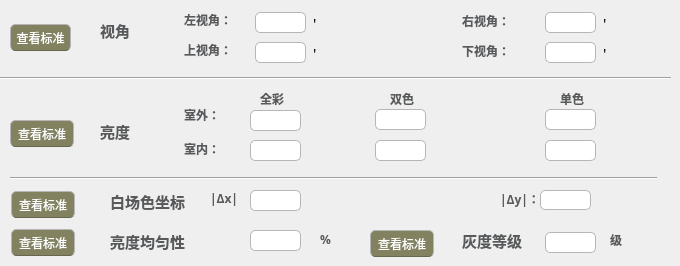
    <widget class="QWidget" name="tab_5">
     <property name="styleSheet">
      <string notr="true"/>
     </property>
     <attribute name="title">
      <string>舒适度评价</string>
     </attribute>
     <widget class="QLabel" name="Indoor_3">
      <property name="geometry">
       <rect>
        <x>184</x>
        <y>140</y>
        <width>48</width>
        <height>18</height>
       </rect>
      </property>
      <property name="font">
       <font>
        <family>Agency FB</family>
        <weight>75</weight>
        <bold>true</bold>
       </font>
      </property>
      <property name="styleSheet">
       <string notr="true">border-radius:0px;
color:#57595B;
background:none;
border-style:none;</string>
      </property>
      <property name="text">
       <string>室内：</string>
      </property>
     </widget>
     <widget class="QLabel" name="y_3">
      <property name="geometry">
       <rect>
        <x>500</x>
        <y>190</y>
        <width>35</width>
        <height>18</height>
       </rect>
      </property>
      <property name="font">
       <font>
        <family>Agency FB</family>
        <weight>75</weight>
        <bold>true</bold>
       </font>
      </property>
      <property name="styleSheet">
       <string notr="true">border-radius:0px;
color:#57595B;
background:none;
border-style:none;</string>
      </property>
      <property name="text">
       <string>|Δy|：</string>
      </property>
     </widget>
     <widget class="QLineEdit" name="lineEdit_22">
      <property name="geometry">
       <rect>
        <x>250</x>
        <y>140</y>
        <width>51</width>
        <height>21</height>
       </rect>
      </property>
      <property name="maximumSize">
       <size>
        <width>51</width>
        <height>21</height>
       </size>
      </property>
      <property name="styleSheet">
       <string notr="true">border:1px solid #B6B6B6;
background-color: rgb(255, 255, 255);
border-radius:5px;</string>
      </property>
     </widget>
     <widget class="QLineEdit" name="lineEdit_16">
      <property name="geometry">
       <rect>
        <x>545</x>
        <y>12</y>
        <width>51</width>
        <height>21</height>
       </rect>
      </property>
      <property name="maximumSize">
       <size>
        <width>51</width>
        <height>21</height>
       </size>
      </property>
      <property name="styleSheet">
       <string notr="true">border:1px solid #B6B6B6;
background-color: rgb(255, 255, 255);
border-radius:5px;</string>
      </property>
     </widget>
     <widget class="Line" name="line_6">
      <property name="geometry">
       <rect>
        <x>10</x>
        <y>170</y>
        <width>647</width>
        <height>16</height>
       </rect>
      </property>
      <property name="orientation">
       <enum>Qt::Horizontal</enum>
      </property>
     </widget>
     <widget class="QLabel" name="x_3">
      <property name="geometry">
       <rect>
        <x>210</x>
        <y>190</y>
        <width>31</width>
        <height>16</height>
       </rect>
      </property>
      <property name="font">
       <font>
        <family>Agency FB</family>
        <weight>75</weight>
        <bold>true</bold>
       </font>
      </property>
      <property name="styleSheet">
       <string notr="true">border-radius:0px;
color:#57595B;
background:none;
border-style:none;</string>
      </property>
      <property name="text">
       <string>|Δx|：</string>
      </property>
     </widget>
     <widget class="QPushButton" name="pBViewWhieStan">
      <property name="geometry">
       <rect>
        <x>11</x>
        <y>191</y>
        <width>64</width>
        <height>27</height>
       </rect>
      </property>
      <property name="styleSheet">
       <string notr="true">border-style:none;
background-color: rgb(188, 188, 141);
background-color: rgb(130, 130, 97);
border:1px solid #B6B6B6;
color:#57595B;
color: rgb(255, 255, 255);
padding:5px;
border-bottom-color: rgb(103, 103, 77);
min-height:15px;
border-radius:5px;
font: 8pt &quot;华文中宋&quot;;</string>
      </property>
      <property name="text">
       <string>查看标准</string>
      </property>
     </widget>
     <widget class="QLabel" name="LBlumUni_3">
      <property name="geometry">
       <rect>
        <x>110</x>
        <y>230</y>
        <width>95</width>
        <height>22</height>
       </rect>
      </property>
      <property name="font">
       <font>
        <family>Agency FB</family>
        <pointsize>11</pointsize>
        <weight>75</weight>
        <bold>true</bold>
       </font>
      </property>
      <property name="styleSheet">
       <string notr="true">border-radius:0px;
color:#57595B;
background:none;
border-style:none;</string>
      </property>
      <property name="text">
       <string>亮度均匀性</string>
      </property>
     </widget>
     <widget class="QLabel" name="label_12">
      <property name="geometry">
       <rect>
        <x>313</x>
        <y>41</y>
        <width>16</width>
        <height>23</height>
       </rect>
      </property>
      <property name="font">
       <font>
        <family>Agency FB</family>
        <pointsize>11</pointsize>
        <weight>50</weight>
        <bold>false</bold>
       </font>
      </property>
      <property name="text">
       <string>'</string>
      </property>
      <property name="textFormat">
       <enum>Qt::PlainText</enum>
      </property>
     </widget>
     <widget class="QLineEdit" name="lineEdit_26">
      <property name="geometry">
       <rect>
        <x>540</x>
        <y>190</y>
        <width>51</width>
        <height>20</height>
       </rect>
      </property>
      <property name="maximumSize">
       <size>
        <width>51</width>
        <height>21</height>
       </size>
      </property>
      <property name="styleSheet">
       <string notr="true">border:1px solid #B6B6B6;
background-color: rgb(255, 255, 255);
border-radius:5px;</string>
      </property>
     </widget>
     <widget class="QLabel" name="label_34">
      <property name="geometry">
       <rect>
        <x>305</x>
        <y>105</y>
        <width>61</width>
        <height>31</height>
       </rect>
      </property>
      <property name="styleSheet">
       <string notr="true">image: url(:/new/prefix1/formula_1.png);</string>
      </property>
      <property name="text">
       <string/>
      </property>
     </widget>
     <widget class="QLabel" name="OneColor_3">
      <property name="geometry">
       <rect>
        <x>560</x>
        <y>90</y>
        <width>32</width>
        <height>18</height>
       </rect>
      </property>
      <property name="font">
       <font>
        <family>Agency FB</family>
        <weight>75</weight>
        <bold>true</bold>
       </font>
      </property>
      <property name="styleSheet">
       <string notr="true">border-radius:0px;
color:#57595B;
background:none;
border-style:none;</string>
      </property>
      <property name="text">
       <string>单色</string>
      </property>
     </widget>
     <widget class="QLineEdit" name="lineEdit_15">
      <property name="geometry">
       <rect>
        <x>255</x>
        <y>12</y>
        <width>51</width>
        <height>21</height>
       </rect>
      </property>
      <property name="minimumSize">
       <size>
        <width>51</width>
        <height>21</height>
       </size>
      </property>
      <property name="maximumSize">
       <size>
        <width>51</width>
        <height>21</height>
       </size>
      </property>
      <property name="styleSheet">
       <string notr="true">border:1px solid #B6B6B6;
background-color: rgb(255, 255, 255);
border-radius:5px;</string>
      </property>
     </widget>
     <widget class="QLineEdit" name="lineEdit_18">
      <property name="geometry">
       <rect>
        <x>545</x>
        <y>42</y>
        <width>51</width>
        <height>21</height>
       </rect>
      </property>
      <property name="maximumSize">
       <size>
        <width>51</width>
        <height>21</height>
       </size>
      </property>
      <property name="styleSheet">
       <string notr="true">border:1px solid #B6B6B6;
background-color: rgb(255, 255, 255);
border-radius:5px;</string>
      </property>
     </widget>
     <widget class="QLabel" name="label_13">
      <property name="geometry">
       <rect>
        <x>603</x>
        <y>41</y>
        <width>16</width>
        <height>23</height>
       </rect>
      </property>
      <property name="font">
       <font>
        <family>Agency FB</family>
        <pointsize>11</pointsize>
        <weight>50</weight>
        <bold>false</bold>
       </font>
      </property>
      <property name="text">
       <string>'</string>
      </property>
      <property name="textFormat">
       <enum>Qt::PlainText</enum>
      </property>
     </widget>
     <widget class="QLineEdit" name="lineEdit_19">
      <property name="geometry">
       <rect>
        <x>250</x>
        <y>110</y>
        <width>51</width>
        <height>21</height>
       </rect>
      </property>
      <property name="maximumSize">
       <size>
        <width>51</width>
        <height>21</height>
       </size>
      </property>
      <property name="styleSheet">
       <string notr="true">border:1px solid #B6B6B6;
background-color: rgb(255, 255, 255);
border-radius:5px;</string>
      </property>
     </widget>
     <widget class="QLabel" name="TwoColor_3">
      <property name="geometry">
       <rect>
        <x>390</x>
        <y>90</y>
        <width>32</width>
        <height>18</height>
       </rect>
      </property>
      <property name="font">
       <font>
        <family>Agency FB</family>
        <weight>75</weight>
        <bold>true</bold>
       </font>
      </property>
      <property name="styleSheet">
       <string notr="true">border-radius:0px;
color:#57595B;
background:none;
border-style:none;</string>
      </property>
      <property name="text">
       <string>双色</string>
      </property>
     </widget>
     <widget class="QLineEdit" name="lineEdit_20">
      <property name="geometry">
       <rect>
        <x>375</x>
        <y>109</y>
        <width>51</width>
        <height>21</height>
       </rect>
      </property>
      <property name="maximumSize">
       <size>
        <width>51</width>
        <height>21</height>
       </size>
      </property>
      <property name="styleSheet">
       <string notr="true">border:1px solid #B6B6B6;
background-color: rgb(255, 255, 255);
border-radius:5px;</string>
      </property>
     </widget>
     <widget class="QLabel" name="DownView_3">
      <property name="geometry">
       <rect>
        <x>462</x>
        <y>41</y>
        <width>73</width>
        <height>20</height>
       </rect>
      </property>
      <property name="font">
       <font>
        <family>Agency FB</family>
        <weight>75</weight>
        <bold>true</bold>
       </font>
      </property>
      <property name="styleSheet">
       <string notr="true">border-radius:0px;
color:#57595B;
background:none;
border-style:none;</string>
      </property>
      <property name="text">
       <string>下视角：</string>
      </property>
     </widget>
     <widget class="QLineEdit" name="lineEdit_21">
      <property name="geometry">
       <rect>
        <x>545</x>
        <y>109</y>
        <width>51</width>
        <height>21</height>
       </rect>
      </property>
      <property name="maximumSize">
       <size>
        <width>51</width>
        <height>21</height>
       </size>
      </property>
      <property name="styleSheet">
       <string notr="true">border:1px solid #B6B6B6;
background-color: rgb(255, 255, 255);
border-radius:5px;</string>
      </property>
     </widget>
     <widget class="QLineEdit" name="lineEdit_25">
      <property name="geometry">
       <rect>
        <x>250</x>
        <y>190</y>
        <width>51</width>
        <height>21</height>
       </rect>
      </property>
      <property name="maximumSize">
       <size>
        <width>51</width>
        <height>21</height>
       </size>
      </property>
      <property name="styleSheet">
       <string notr="true">border:1px solid #B6B6B6;
background-color: rgb(255, 255, 255);
border-radius:5px;</string>
      </property>
     </widget>
     <widget class="QLineEdit" name="lineEdit_23">
      <property name="geometry">
       <rect>
        <x>375</x>
        <y>140</y>
        <width>51</width>
        <height>21</height>
       </rect>
      </property>
      <property name="maximumSize">
       <size>
        <width>51</width>
        <height>21</height>
       </size>
      </property>
      <property name="styleSheet">
       <string notr="true">border:1px solid #B6B6B6;
background-color: rgb(255, 255, 255);
border-radius:5px;</string>
      </property>
     </widget>
     <widget class="QLabel" name="FullColor_3">
      <property name="geometry">
       <rect>
        <x>260</x>
        <y>90</y>
        <width>32</width>
        <height>18</height>
       </rect>
      </property>
      <property name="font">
       <font>
        <family>Agency FB</family>
        <weight>75</weight>
        <bold>true</bold>
       </font>
      </property>
      <property name="styleSheet">
       <string notr="true">border-radius:0px;
color:#57595B;
background:none;
border-style:none;</string>
      </property>
      <property name="text">
       <string>全彩</string>
      </property>
     </widget>
     <widget class="QLabel" name="LeftView_3">
      <property name="geometry">
       <rect>
        <x>184</x>
        <y>11</y>
        <width>64</width>
        <height>18</height>
       </rect>
      </property>
      <property name="font">
       <font>
        <family>Agency FB</family>
        <weight>75</weight>
        <bold>true</bold>
       </font>
      </property>
      <property name="styleSheet">
       <string notr="true">border-radius:0px;
color:#57595B;
background:none;
border-style:none;</string>
      </property>
      <property name="text">
       <string>左视角：</string>
      </property>
     </widget>
     <widget class="QLabel" name="label_14">
      <property name="geometry">
       <rect>
        <x>603</x>
        <y>11</y>
        <width>16</width>
        <height>23</height>
       </rect>
      </property>
      <property name="font">
       <font>
        <family>Agency FB</family>
        <pointsize>11</pointsize>
        <weight>50</weight>
        <bold>false</bold>
       </font>
      </property>
      <property name="text">
       <string>'</string>
      </property>
      <property name="textFormat">
       <enum>Qt::PlainText</enum>
      </property>
     </widget>
     <widget class="QLabel" name="RightView_3">
      <property name="geometry">
       <rect>
        <x>462</x>
        <y>11</y>
        <width>73</width>
        <height>20</height>
       </rect>
      </property>
      <property name="font">
       <font>
        <family>Agency FB</family>
        <weight>75</weight>
        <bold>true</bold>
       </font>
      </property>
      <property name="styleSheet">
       <string notr="true">border-radius:0px;
color:#57595B;
background:none;
border-style:none;</string>
      </property>
      <property name="text">
       <string>右视角：</string>
      </property>
     </widget>
     <widget class="QPushButton" name="pBLumStan">
      <property name="geometry">
       <rect>
        <x>10</x>
        <y>120</y>
        <width>64</width>
        <height>27</height>
       </rect>
      </property>
      <property name="styleSheet">
       <string notr="true">border-style:none;
background-color: rgb(188, 188, 141);
background-color: rgb(130, 130, 97);
border:1px solid #B6B6B6;
color:#57595B;
color: rgb(255, 255, 255);
padding:5px;
border-bottom-color: rgb(103, 103, 77);
min-height:15px;
border-radius:5px;
font: 8pt &quot;华文中宋&quot;;</string>
      </property>
      <property name="text">
       <string>查看标准</string>
      </property>
     </widget>
     <widget class="QLabel" name="Outdoor_3">
      <property name="geometry">
       <rect>
        <x>184</x>
        <y>106</y>
        <width>48</width>
        <height>18</height>
       </rect>
      </property>
      <property name="font">
       <font>
        <family>Agency FB</family>
        <weight>75</weight>
        <bold>true</bold>
       </font>
      </property>
      <property name="styleSheet">
       <string notr="true">border-radius:0px;
color:#57595B;
background:none;
border-style:none;</string>
      </property>
      <property name="text">
       <string>室外：</string>
      </property>
     </widget>
     <widget class="QLineEdit" name="lineEdit_17">
      <property name="geometry">
       <rect>
        <x>255</x>
        <y>42</y>
        <width>51</width>
        <height>21</height>
       </rect>
      </property>
      <property name="maximumSize">
       <size>
        <width>51</width>
        <height>21</height>
       </size>
      </property>
      <property name="styleSheet">
       <string notr="true">border:1px solid #B6B6B6;
background-color: rgb(255, 255, 255);
border-radius:5px;</string>
      </property>
     </widget>
     <widget class="QLabel" name="label_15">
      <property name="geometry">
       <rect>
        <x>313</x>
        <y>11</y>
        <width>16</width>
        <height>23</height>
       </rect>
      </property>
      <property name="font">
       <font>
        <family>Agency FB</family>
        <pointsize>11</pointsize>
        <weight>50</weight>
        <bold>false</bold>
       </font>
      </property>
      <property name="text">
       <string>'</string>
      </property>
      <property name="textFormat">
       <enum>Qt::PlainText</enum>
      </property>
     </widget>
     <widget class="QLabel" name="UpView_3">
      <property name="geometry">
       <rect>
        <x>184</x>
        <y>41</y>
        <width>64</width>
        <height>18</height>
       </rect>
      </property>
      <property name="font">
       <font>
        <family>Agency FB</family>
        <weight>75</weight>
        <bold>true</bold>
       </font>
      </property>
      <property name="styleSheet">
       <string notr="true">border-radius:0px;
color:#57595B;
background:none;
border-style:none;</string>
      </property>
      <property name="text">
       <string>上视角：</string>
      </property>
     </widget>
     <widget class="QLabel" name="LBCoordinate_9">
      <property name="geometry">
       <rect>
        <x>110</x>
        <y>190</y>
        <width>95</width>
        <height>22</height>
       </rect>
      </property>
      <property name="font">
       <font>
        <family>Agency FB</family>
        <pointsize>11</pointsize>
        <weight>75</weight>
        <bold>true</bold>
       </font>
      </property>
      <property name="styleSheet">
       <string notr="true">border-radius:0px;
color:#57595B;
background:none;
border-style:none;</string>
      </property>
      <property name="text">
       <string>白场色坐标</string>
      </property>
     </widget>
     <widget class="QLineEdit" name="lineEdit_24">
      <property name="geometry">
       <rect>
        <x>545</x>
        <y>140</y>
        <width>51</width>
        <height>21</height>
       </rect>
      </property>
      <property name="maximumSize">
       <size>
        <width>51</width>
        <height>21</height>
       </size>
      </property>
      <property name="styleSheet">
       <string notr="true">border:1px solid #B6B6B6;
background-color: rgb(255, 255, 255);
border-radius:5px;</string>
      </property>
     </widget>
     <widget class="QLabel" name="LBView_3">
      <property name="geometry">
       <rect>
        <x>100</x>
        <y>20</y>
        <width>38</width>
        <height>21</height>
       </rect>
      </property>
      <property name="font">
       <font>
        <family>Agency FB</family>
        <pointsize>11</pointsize>
        <weight>75</weight>
        <bold>true</bold>
       </font>
      </property>
      <property name="styleSheet">
       <string notr="true">border-radius:0px;
color:#57595B;
background:none;
border-style:none;</string>
      </property>
      <property name="text">
       <string>视角</string>
      </property>
     </widget>
     <widget class="QPushButton" name="pBViewStan">
      <property name="geometry">
       <rect>
        <x>10</x>
        <y>24</y>
        <width>61</width>
        <height>27</height>
       </rect>
      </property>
      <property name="styleSheet">
       <string notr="true">border-style:none;
background-color: rgb(188, 188, 141);
background-color: rgb(130, 130, 97);
border:1px solid #B6B6B6;
color:#57595B;
color: rgb(255, 255, 255);
padding:5px;
border-bottom-color: rgb(103, 103, 77);
min-height:15px;
border-radius:5px;
font: 8pt &quot;华文中宋&quot;;</string>
      </property>
      <property name="text">
       <string>查看标准</string>
      </property>
     </widget>
     <widget class="QLabel" name="LBBright_3">
      <property name="geometry">
       <rect>
        <x>100</x>
        <y>120</y>
        <width>38</width>
        <height>22</height>
       </rect>
      </property>
      <property name="font">
       <font>
        <family>Agency FB</family>
        <pointsize>11</pointsize>
        <weight>75</weight>
        <bold>true</bold>
       </font>
      </property>
      <property name="styleSheet">
       <string notr="true">border-radius:0px;
color:#57595B;
background:none;
border-style:none;</string>
      </property>
      <property name="text">
       <string>亮度</string>
      </property>
     </widget>
     <widget class="QLabel" name="label_39">
      <property name="geometry">
       <rect>
        <x>610</x>
        <y>230</y>
        <width>20</width>
        <height>20</height>
       </rect>
      </property>
      <property name="font">
       <font>
        <family>Agency FB</family>
        <weight>75</weight>
        <bold>true</bold>
       </font>
      </property>
      <property name="styleSheet">
       <string notr="true">border-radius:0px;
color:#57595B;
background:none;
border-style:none;</string>
      </property>
      <property name="text">
       <string>级</string>
      </property>
     </widget>
     <widget class="QLineEdit" name="lineEdit_28">
      <property name="geometry">
       <rect>
        <x>545</x>
        <y>232</y>
        <width>51</width>
        <height>21</height>
       </rect>
      </property>
      <property name="maximumSize">
       <size>
        <width>51</width>
        <height>21</height>
       </size>
      </property>
      <property name="styleSheet">
       <string notr="true">border:1px solid #B6B6B6;
background-color: rgb(255, 255, 255);
border-radius:5px;</string>
      </property>
     </widget>
     <widget class="QLabel" name="LBGrayLev_3">
      <property name="geometry">
       <rect>
        <x>462</x>
        <y>229</y>
        <width>76</width>
        <height>22</height>
       </rect>
      </property>
      <property name="font">
       <font>
        <family>Agency FB</family>
        <pointsize>11</pointsize>
        <weight>75</weight>
        <bold>true</bold>
       </font>
      </property>
      <property name="styleSheet">
       <string notr="true">border-radius:0px;
color:#57595B;
background:none;
border-style:none;</string>
      </property>
      <property name="text">
       <string>灰度等级</string>
      </property>
     </widget>
     <widget class="QPushButton" name="pBGrayScale">
      <property name="geometry">
       <rect>
        <x>370</x>
        <y>230</y>
        <width>64</width>
        <height>27</height>
       </rect>
      </property>
      <property name="styleSheet">
       <string notr="true">border-style:none;
background-color: rgb(188, 188, 141);
background-color: rgb(130, 130, 97);
border:1px solid #B6B6B6;
color:#57595B;
color: rgb(255, 255, 255);
padding:5px;
border-bottom-color: rgb(103, 103, 77);
min-height:15px;
border-radius:5px;
font: 8pt &quot;华文中宋&quot;;</string>
      </property>
      <property name="text">
       <string>查看标准</string>
      </property>
     </widget>
     <widget class="QLabel" name="label_40">
      <property name="geometry">
       <rect>
        <x>320</x>
        <y>230</y>
        <width>16</width>
        <height>18</height>
       </rect>
      </property>
      <property name="font">
       <font>
        <family>Agency FB</family>
        <weight>75</weight>
        <bold>true</bold>
       </font>
      </property>
      <property name="styleSheet">
       <string notr="true">border-radius:0px;
color:#57595B;
background:none;
border-style:none;</string>
      </property>
      <property name="text">
       <string>%</string>
      </property>
     </widget>
     <widget class="QLineEdit" name="lineEdit_27">
      <property name="geometry">
       <rect>
        <x>250</x>
        <y>230</y>
        <width>51</width>
        <height>21</height>
       </rect>
      </property>
      <property name="maximumSize">
       <size>
        <width>51</width>
        <height>21</height>
       </size>
      </property>
      <property name="styleSheet">
       <string notr="true">border:1px solid #B6B6B6;
background-color: rgb(255, 255, 255);
border-radius:5px;</string>
      </property>
     </widget>
     <widget class="QPushButton" name="pBLumUnif">
      <property name="geometry">
       <rect>
        <x>11</x>
        <y>229</y>
        <width>64</width>
        <height>27</height>
       </rect>
      </property>
      <property name="styleSheet">
       <string notr="true">border-style:none;
background-color: rgb(188, 188, 141);
background-color: rgb(130, 130, 97);
border:1px solid #B6B6B6;
color:#57595B;
color: rgb(255, 255, 255);
padding:5px;
border-bottom-color: rgb(103, 103, 77);
min-height:15px;
border-radius:5px;
font: 8pt &quot;华文中宋&quot;;</string>
      </property>
      <property name="text">
       <string>查看标准</string>
      </property>
     </widget>
     <widget class="Line" name="line_2">
      <property name="geometry">
       <rect>
        <x>0</x>
        <y>70</y>
        <width>671</width>
        <height>16</height>
       </rect>
      </property>
      <property name="orientation">
       <enum>Qt::Horizontal</enum>
      </property>
     </widget>
     <widget class="QLabel" name="label_36">
      <property name="geometry">
       <rect>
        <x>305</x>
        <y>135</y>
        <width>61</width>
        <height>31</height>
       </rect>
      </property>
      <property name="styleSheet">
       <string notr="true">image: url(:/new/prefix1/formula_1.png);</string>
      </property>
      <property name="text">
       <string/>
      </property>
     </widget>
     <widget class="QLabel" name="label_37">
      <property name="geometry">
       <rect>
        <x>430</x>
        <y>105</y>
        <width>61</width>
        <height>31</height>
       </rect>
      </property>
      <property name="styleSheet">
       <string notr="true">image: url(:/new/prefix1/formula_1.png);</string>
      </property>
      <property name="text">
       <string/>
      </property>
     </widget>
     <widget class="QLabel" name="label_41">
      <property name="geometry">
       <rect>
        <x>430</x>
        <y>135</y>
        <width>61</width>
        <height>31</height>
       </rect>
      </property>
      <property name="styleSheet">
       <string notr="true">image: url(:/new/prefix1/formula_1.png);</string>
      </property>
      <property name="text">
       <string/>
      </property>
     </widget>
     <widget class="QLabel" name="label_35">
      <property name="geometry">
       <rect>
        <x>600</x>
        <y>105</y>
        <width>61</width>
        <height>31</height>
       </rect>
      </property>
      <property name="styleSheet">
       <string notr="true">image: url(:/new/prefix1/formula_1.png);</string>
      </property>
      <property name="text">
       <string/>
      </property>
     </widget>
     <widget class="QLabel" name="label_38">
      <property name="geometry">
       <rect>
        <x>600</x>
        <y>135</y>
        <width>61</width>
        <height>31</height>
       </rect>
      </property>
      <property name="styleSheet">
       <string notr="true">image: url(:/new/prefix1/formula_1.png);</string>
      </property>
      <property name="text">
       <string/>
      </property>
     </widget>
    </widget>
